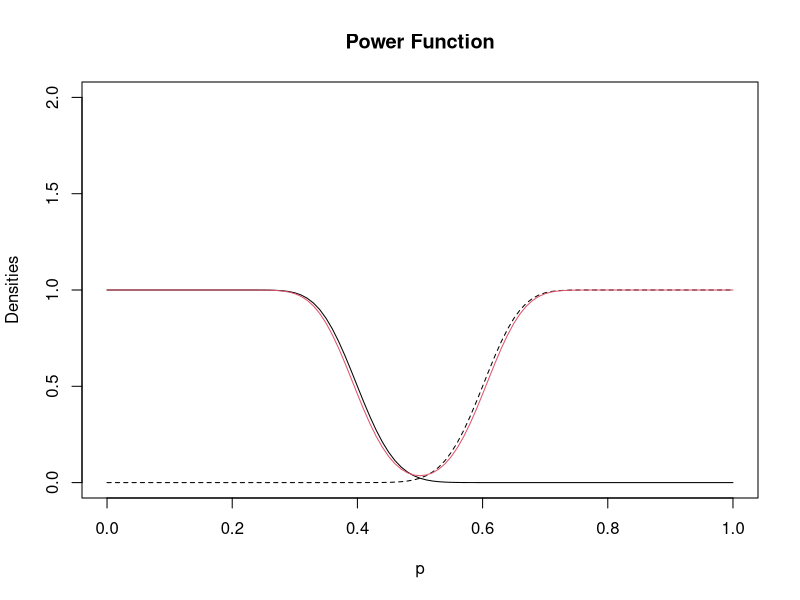

Write R code to recreate this figure.
# Plotting the power function here, for sake of understanding. Looks good!
n <- 100
p <- seq(from=0, to=1,by=0.01)

power <- function(p){
  # Power function with continuous correction. 
  pnorm((40-0.5-n*p)/(sqrt(n*p*(1-p))))+1-pnorm((60+0.5-n*p)/(sqrt(n*p*(1-p))))
}

plot(NULL, NULL, xlim = c(0,1), ylim = c(0,2), main = "Power Function", xlab = "p", ylab = "Densities")
lines(p, pnorm((40-n*p)/(sqrt(n*p*(1-p)))), lty = 1)
lines(p, 1-pnorm((60-n*p)/(sqrt(n*p*(1-p)))), lty = 2)

lines(p, power(p), lty = 1, col = 2)

# Probability that was asked for in a)
power(0.5)
